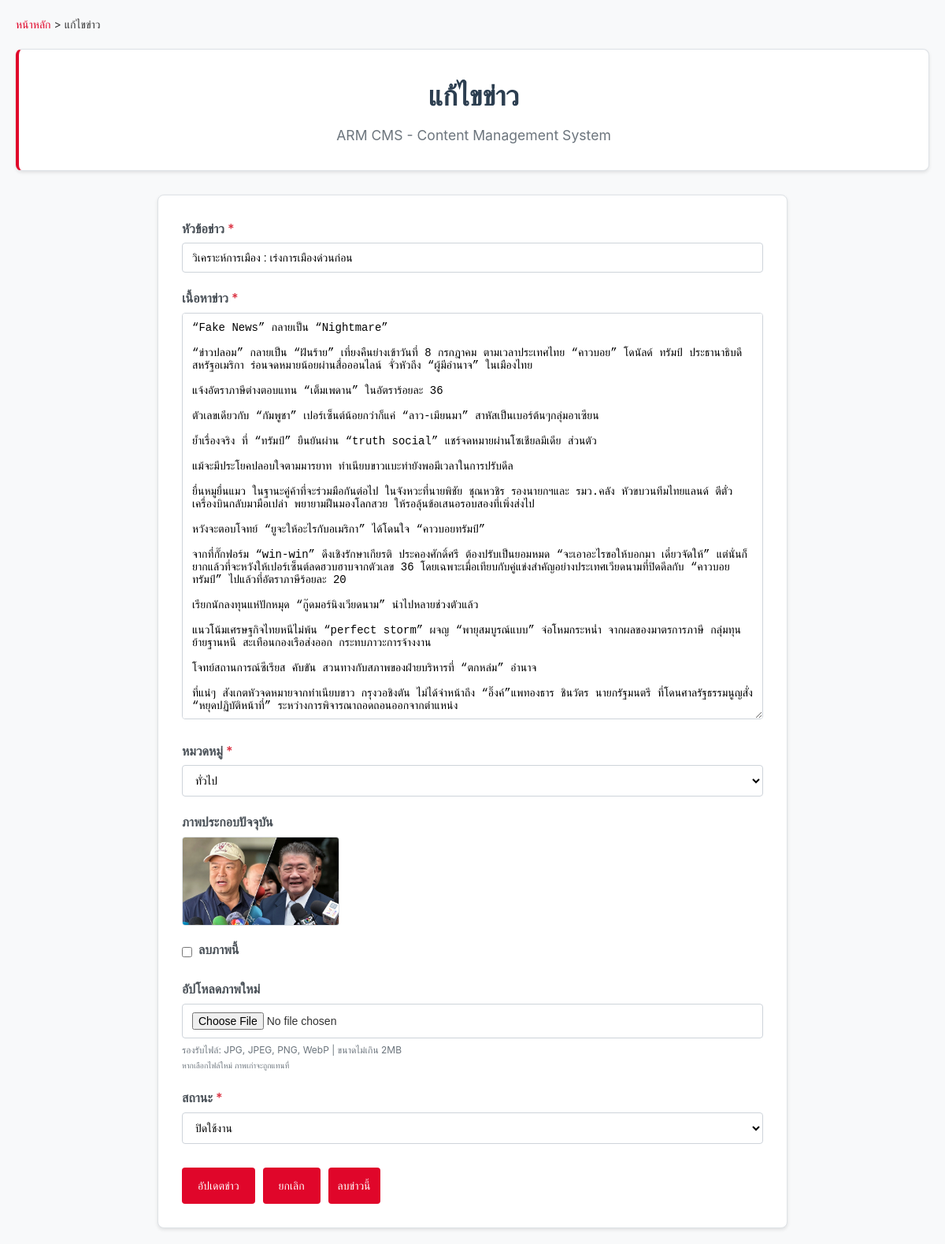
/pages/edit_news.php?id=2 (signed in), run on the app's committed database.
### tables this page shows
CREATE TABLE `cms` (
  `id` int(11) NOT NULL,
  `title` varchar(255) NOT NULL,
  `content` text NOT NULL,
  `category` enum('ทั่วไป','ประกาศ','กิจกรรม') NOT NULL DEFAULT 'ทั่วไป',
  `image` varchar(255) DEFAULT NULL,
  `status` enum('active','inactive') NOT NULL DEFAULT 'active',
  `created_at` timestamp NULL DEFAULT CURRENT_TIMESTAMP,
  `updated_at` timestamp NULL DEFAULT CURRENT_TIMESTAMP ON UPDATE CURRENT_TIMESTAMP
);

### pages/edit_news.php (the view, shortened to what this page needs)
<?php
$newsId = isset($_GET['id']) ? (int)$_GET['id'] : 0;
$newsData = null;
$db = getDatabase();
try {
    $stmt = $db->prepare("SELECT * FROM cms WHERE id = :id LIMIT 1");
    $stmt->execute([':id' => $newsId]);
    $newsData = $stmt->fetch(PDO::FETCH_ASSOC);
} catch (Exception $e) {
    header('Location: ../index.php');
    exit();
}
?>
<!DOCTYPE html>
<html lang="th">
<head>
    <link rel="stylesheet" href="../assets/css/main.css">
</head>
<body>
    <div class="container">
        <div class="breadcrumb">
            <a href="../index.php">หน้าหลัก</a> > แก้ไขข่าว
        </div>
        <header class="header">
            <h1>แก้ไขข่าว</h1>
            <p>ARM CMS - Content Management System</p>
        </header>
        <div class="form-container">
            <form id="editNewsForm" enctype="multipart/form-data">
                <div class="form-group">
                    <label for="title">หัวข้อข่าว <span class="required">*</span></label>
                    <input type="text"
                           id="title"
                           name="title"
                           value="<?php echo htmlspecialchars($newsData['title']); ?>"
                           placeholder="กรอกหัวข้อข่าว"
                           maxlength="255"
                           required>
                </div>
                <div class="form-group">
                    <label for="content">เนื้อหาข่าว <span class="required">*</span></label>
                    <textarea id="content"
                              name="content"
                              placeholder="กรอกเนื้อหาข่าว"
                              required><?php echo htmlspecialchars($newsData['content']); ?></textarea>
                </div>
                <div class="form-group">
                    <label for="category">หมวดหมู่ <span class="required">*</span></label>
                    <select id="category" name="category" required>
                        <option value="ทั่วไป" <?php echo $newsData['category'] === 'ทั่วไป' ? 'selected' : ''; ?>>ทั่วไป</option>
                    </select>
                </div>
                <div class="form-group">
                    <label>ภาพประกอบปัจจุบัน</label>
                    <div id="currentImageContainer">
                        <?php if (!empty($newsData['image'])): ?>
                            <div class="current-image">
                                <img src="../uploads/<?php echo htmlspecialchars($newsData['image']); ?>"
                                     alt="ภาพประกอบปัจจุบัน">
                                <div class="checkbox-group">
                                    <input type="checkbox" id="remove_image" name="remove_image" value="1">
                                    <label for="remove_image">ลบภาพนี้</label>
                                </div>
                            </div>
                        <?php else: ?>
                            <div style="padding: 20px; background: #f8f9fa; border: 1px solid #dee2e6; border-radius: 4px; text-align: center; color: #6c757d;">
                                ไม่มีภาพประกอบ
                            </div>
                        <?php endif; ?>
                    </div>
                </div>
                <div class="form-group">
                    <label for="image">อัปโหลดภาพใหม่</label>
                    <input type="file"
                           id="image"
                           name="image"
                           accept="image/jpeg,image/jpg,image/png,image/webp">
                    <div class="file-info">
                        รองรับไฟล์: JPG, JPEG, PNG, WebP | ขนาดไม่เกิน 2MB<br>
                        <small>หากเลือกไฟล์ใหม่ ภาพเก่าจะถูกแทนที่</small>
                    </div>
                </div>
                <div class="form-group">
                    <label for="status">สถานะ <span class="required">*</span></label>
                    <select id="status" name="status" required>
                        <option value="inactive" <?php echo $newsData['status'] === 'inactive' ? 'selected' : ''; ?>>ปิดใช้งาน</option>
                    </select>
                </div>
                <div class="form-actions">
                    <button type="submit" class="btn btn-success" id="updateBtn">อัปเดตข่าว</button>
                    <a href="../index.php" class="btn">ยกเลิก</a>
                    <button type="button" class="btn btn-danger" id="deleteBtn">ลบข่าวนี้</button>
                </div>
            </form>
        </div>
    </div>
</body>
</html>

### assets/css/main.css (style rules this page uses)
* { margin: 0; padding: 0; box-sizing: border-box; }
body { font-family: -apple-system, BlinkMacSystemFont, "Segoe UI", Roboto, sans-serif; background-color: #f8f9fa; color: #333; line-height: 1.6; }
.container { max-width: 1200px; margin: 0 auto; padding: 20px; }
.header { background: #fff; border-radius: 8px; box-shadow: 0 2px 4px rgba(0, 0, 0, 0.1); border: 1px solid #dee2e6; color: #333; padding: 30px; margin-bottom: 30px; text-align: center; border-left: 4px solid rgb(224, 6, 42); }
.header h1 { font-size: 2.2em; margin-bottom: 8px; font-weight: 600; color: #2c3e50; }
.header p { color: #6c757d; font-size: 1.1em; }
.btn-danger { background: rgba(220, 53, 69, 0.9); border: 2px solid rgba(220, 53, 69, 0.7); color: white; padding: 8px 16px; border-radius: 6px; text-decoration: none; font-weight: 500; transition: all 0.3s ease; }
select, input { padding: 8px 12px; border: 1px solid #ced4da; border-radius: 4px; font-size: 14px; background: #fff; transition: border-color 0.2s, box-shadow 0.2s; }
.btn { padding: 12px 20px; font-size: 14px; background: rgb(224, 6, 42); color: white; border: none; border-radius: 4px; cursor: pointer; font-weight: 500; transition: background-color 0.2s, transform 0.1s; text-decoration: none; display: inline-block; }
.btn-success { background: rgb(224, 6, 42); color: white; border: none; border-radius: 4px; cursor: pointer; font-weight: 500; transition: background-color 0.2s, transform 0.1s; text-decoration: none; display: inline-block; }
.btn-danger { background: rgb(224, 6, 42); color: white; border: none; border-radius: 4px; cursor: pointer; font-weight: 500; transition: background-color 0.2s, transform 0.1s; text-decoration: none; display: inline-block; padding: 12px 12px; font-size: 14px; }

### pages/edit_news.php (style rules this page uses)
.form-container { max-width: 800px; margin: 0 auto; background: white; border-radius: 8px; box-shadow: 0 2px 4px rgba(0, 0, 0, 0.1); border: 1px solid #dee2e6; padding: 30px; }
.form-group { margin-bottom: 20px; }
.form-group label { display: block; margin-bottom: 5px; font-weight: 600; color: #495057; }
.form-group input, .form-group select, .form-group textarea { width: 100%; padding: 10px 12px; border: 1px solid #ced4da; border-radius: 4px; font-size: 14px; transition: border-color 0.2s, box-shadow 0.2s; }
.form-group textarea { resize: vertical; min-height: 120px; }
.form-actions { display: flex; gap: 10px; margin-top: 30px; }
.required { color: #dc3545; }
.current-image { margin-bottom: 15px; }
.current-image img { max-width: 200px; max-height: 200px; border: 1px solid #dee2e6; border-radius: 4px; }
.checkbox-group { display: flex; align-items: center; gap: 8px; margin-top: 10px; }
.checkbox-group input[type="checkbox"] { width: auto; }
.file-info { font-size: 12px; color: #6c757d; margin-top: 5px; }
.breadcrumb { margin-bottom: 20px; font-size: 14px; }
.breadcrumb a { color: rgb(224, 6, 42); text-decoration: none; }

### data on the page
cms: title "วิเคราะห์การเมือง : เร่งการเมืองด่วนก่อน", content "“Fake News” กลายเป็น “Nightmare” “ข่าวปลอม” กลายเป็น “ฝันร้าย” เที่ยงคืนย่างเข้าวันที่ 8 กรกฎาคม ตามเวลาประเทศไทย “คาวบอย” โดนัลด์ ทรัมป์ ประธานาธิบดีสหรัฐอเมริกา ร่อนจดหมายน้อยผ่านสื่อออนไลน์ จั่วหัวถึง “ผู้มีอำนาจ” ในเมืองไทย แจ้งอัตราภาษีต่างตอบแทน “เต็มเพดาน” ในอัตราร้อยละ 36 ตัวเลขเดียวกับ “กัมพูชา” เปอร์เซ็นต์น้อยกว่าก็แค่ “ลาว-เมียนมา” สาหัสเป็นเบอร์ต้นๆกลุ่มอาเซียน ย้ำเรื่องจริง ที่ “ทรัมป์” ยืนยันผ่าน “truth social” แชร์จดหมายผ่านโซเชียลมีเดีย ส่วนตัว แม้จะมีประโยคปลอบใจตามมารยาท ทำเนียบขาวแบะท่ายังพอมีเวลาในการปรับดีล ยื่นหมูยื่นแมว ในฐานะคู่ค้าที่จะร่วมมือกันต่อไป ในจังหวะที่นายพิชัย ชุณหวชิร รองนายกฯและ รมว.คลัง หัวขบวนทีมไทยแลนด์ ตีตั๋วเครื่องบินกลับมามือเปล่า…", category "ทั่วไป", image (picture), status "ปิดใช้งาน"
